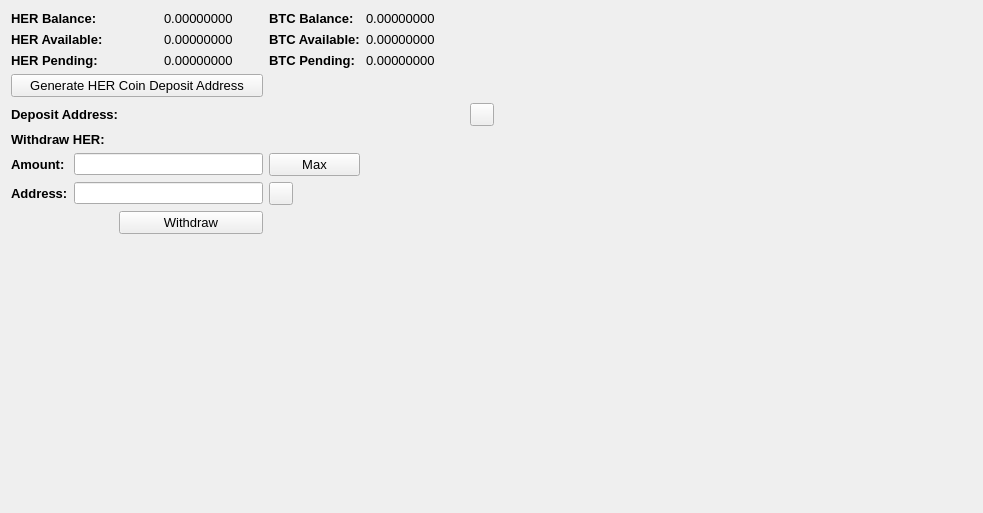
     <widget class="QWidget" name="BalanceTab">
      <attribute name="title">
       <string>Balance</string>
      </attribute>
      <layout class="QGridLayout" name="gridLayout_2">
       <item row="0" column="0" colspan="2">
        <widget class="QLabel" name="label_11">
         <property name="font">
          <font>
           <pointsize>10</pointsize>
           <weight>75</weight>
           <bold>true</bold>
          </font>
         </property>
         <property name="text">
          <string>HER Balance:</string>
         </property>
        </widget>
       </item>
       <item row="0" column="3">
        <widget class="QLabel" name="HERBalanceLabel">
         <property name="font">
          <font>
           <pointsize>10</pointsize>
          </font>
         </property>
         <property name="text">
          <string>0.00000000</string>
         </property>
         <property name="textInteractionFlags">
          <set>Qt::LinksAccessibleByMouse|Qt::TextSelectableByMouse</set>
         </property>
        </widget>
       </item>
       <item row="0" column="4">
        <widget class="QLabel" name="label_12">
         <property name="font">
          <font>
           <pointsize>10</pointsize>
           <weight>75</weight>
           <bold>true</bold>
          </font>
         </property>
         <property name="text">
          <string>BTC Balance:</string>
         </property>
        </widget>
       </item>
       <item row="0" column="5">
        <widget class="QLabel" name="BitcoinBalanceLabel">
         <property name="font">
          <font>
           <pointsize>10</pointsize>
          </font>
         </property>
         <property name="text">
          <string>0.00000000</string>
         </property>
         <property name="textInteractionFlags">
          <set>Qt::LinksAccessibleByMouse|Qt::TextSelectableByMouse</set>
         </property>
        </widget>
       </item>
       <item row="0" column="7" rowspan="10">
        <spacer name="horizontalSpacer_4">
         <property name="orientation">
          <enum>Qt::Horizontal</enum>
         </property>
         <property name="sizeHint" stdset="0">
          <size>
           <width>478</width>
           <height>488</height>
          </size>
         </property>
        </spacer>
       </item>
       <item row="1" column="0" colspan="2">
        <widget class="QLabel" name="label_13">
         <property name="font">
          <font>
           <pointsize>10</pointsize>
           <weight>75</weight>
           <bold>true</bold>
          </font>
         </property>
         <property name="text">
          <string>HER Available:</string>
         </property>
        </widget>
       </item>
       <item row="1" column="3">
        <widget class="QLabel" name="HERAvailableLabel_2">
         <property name="font">
          <font>
           <pointsize>10</pointsize>
          </font>
         </property>
         <property name="text">
          <string>0.00000000</string>
         </property>
         <property name="textInteractionFlags">
          <set>Qt::LinksAccessibleByMouse|Qt::TextSelectableByMouse</set>
         </property>
        </widget>
       </item>
       <item row="1" column="4">
        <widget class="QLabel" name="label_15">
         <property name="font">
          <font>
           <pointsize>10</pointsize>
           <weight>75</weight>
           <bold>true</bold>
          </font>
         </property>
         <property name="text">
          <string>BTC Available:</string>
         </property>
        </widget>
       </item>
       <item row="1" column="5">
        <widget class="QLabel" name="BitcoinAvailableLabel">
         <property name="font">
          <font>
           <pointsize>10</pointsize>
          </font>
         </property>
         <property name="text">
          <string>0.00000000</string>
         </property>
         <property name="textInteractionFlags">
          <set>Qt::LinksAccessibleByMouse|Qt::TextSelectableByMouse</set>
         </property>
        </widget>
       </item>
       <item row="2" column="0" colspan="2">
        <widget class="QLabel" name="label_14">
         <property name="font">
          <font>
           <pointsize>10</pointsize>
           <weight>75</weight>
           <bold>true</bold>
          </font>
         </property>
         <property name="text">
          <string>HER Pending:</string>
         </property>
        </widget>
       </item>
       <item row="2" column="3">
        <widget class="QLabel" name="HERPendingLabel">
         <property name="font">
          <font>
           <pointsize>10</pointsize>
          </font>
         </property>
         <property name="text">
          <string>0.00000000</string>
         </property>
         <property name="textInteractionFlags">
          <set>Qt::LinksAccessibleByMouse|Qt::TextSelectableByMouse</set>
         </property>
        </widget>
       </item>
       <item row="2" column="4">
        <widget class="QLabel" name="label_31">
         <property name="font">
          <font>
           <pointsize>10</pointsize>
           <weight>75</weight>
           <bold>true</bold>
          </font>
         </property>
         <property name="text">
          <string>BTC Pending:</string>
         </property>
        </widget>
       </item>
       <item row="2" column="5">
        <widget class="QLabel" name="BitcoinPendingLabel">
         <property name="font">
          <font>
           <pointsize>10</pointsize>
          </font>
         </property>
         <property name="text">
          <string>0.00000000</string>
         </property>
         <property name="textInteractionFlags">
          <set>Qt::LinksAccessibleByMouse|Qt::TextSelectableByMouse</set>
         </property>
        </widget>
       </item>
       <item row="3" column="0" colspan="4">
        <widget class="QPushButton" name="GenDepositBTN">
         <property name="font">
          <font>
           <pointsize>10</pointsize>
          </font>
         </property>
         <property name="text">
          <string>Generate HER Coin Deposit Address</string>
         </property>
        </widget>
       </item>
       <item row="4" column="0" colspan="3">
        <widget class="QLabel" name="label_33">
         <property name="font">
          <font>
           <pointsize>10</pointsize>
           <weight>75</weight>
           <bold>true</bold>
          </font>
         </property>
         <property name="text">
          <string>Deposit Address:</string>
         </property>
        </widget>
       </item>
       <item row="4" column="3" colspan="3">
        <widget class="QLabel" name="DepositAddressLabel">
         <property name="minimumSize">
          <size>
           <width>300</width>
           <height>0</height>
          </size>
         </property>
         <property name="palette">
          <palette>
           <active>
            <colorrole role="WindowText">
             <brush brushstyle="SolidPattern">
              <color alpha="255">
               <red>0</red>
               <green>0</green>
               <blue>0</blue>
              </color>
             </brush>
            </colorrole>
            <colorrole role="Text">
             <brush brushstyle="SolidPattern">
              <color alpha="255">
               <red>0</red>
               <green>0</green>
               <blue>255</blue>
              </color>
             </brush>
            </colorrole>
           </active>
           <inactive>
            <colorrole role="WindowText">
             <brush brushstyle="SolidPattern">
              <color alpha="255">
               <red>0</red>
               <green>0</green>
               <blue>0</blue>
              </color>
             </brush>
            </colorrole>
            <colorrole role="Text">
             <brush brushstyle="SolidPattern">
              <color alpha="255">
               <red>0</red>
               <green>0</green>
               <blue>255</blue>
              </color>
             </brush>
            </colorrole>
           </inactive>
           <disabled>
            <colorrole role="WindowText">
             <brush brushstyle="SolidPattern">
              <color alpha="255">
               <red>120</red>
               <green>120</green>
               <blue>120</blue>
              </color>
             </brush>
            </colorrole>
            <colorrole role="Text">
             <brush brushstyle="SolidPattern">
              <color alpha="255">
               <red>120</red>
               <green>120</green>
               <blue>120</blue>
              </color>
             </brush>
            </colorrole>
           </disabled>
          </palette>
         </property>
         <property name="font">
          <font>
           <pointsize>10</pointsize>
           <weight>75</weight>
           <bold>true</bold>
          </font>
         </property>
         <property name="text">
          <string/>
         </property>
         <property name="alignment">
          <set>Qt::AlignRight|Qt::AlignTrailing|Qt::AlignVCenter</set>
         </property>
         <property name="textInteractionFlags">
          <set>Qt::LinksAccessibleByMouse|Qt::TextSelectableByKeyboard|Qt::TextSelectableByMouse</set>
         </property>
        </widget>
       </item>
       <item row="4" column="6">
        <widget class="QToolButton" name="DepositCopyButton">
         <property name="toolTip">
          <string>Copy to clipboard</string>
         </property>
         <property name="text">
          <string/>
         </property>
         <property name="icon">
          <iconset resource="../bitcoin.qrc">
           <normaloff>:/icons/editcopy</normaloff>:/icons/editcopy</iconset>
         </property>
         <property name="shortcut">
          <string>Alt+P</string>
         </property>
        </widget>
       </item>
       <item row="5" column="0" colspan="2">
        <widget class="QLabel" name="label_34">
         <property name="font">
          <font>
           <pointsize>10</pointsize>
           <weight>75</weight>
           <bold>true</bold>
          </font>
         </property>
         <property name="text">
          <string>Withdraw HER:</string>
         </property>
        </widget>
       </item>
       <item row="6" column="0">
        <widget class="QLabel" name="label_26">
         <property name="font">
          <font>
           <pointsize>10</pointsize>
           <weight>75</weight>
           <bold>true</bold>
          </font>
         </property>
         <property name="text">
          <string>Amount:</string>
         </property>
        </widget>
       </item>
       <item row="6" column="1" colspan="3">
        <widget class="QLineEdit" name="WithdrawUnitsInput">
         <property name="font">
          <font>
           <pointsize>9</pointsize>
           <weight>75</weight>
           <bold>true</bold>
          </font>
         </property>
         <property name="text">
          <string/>
         </property>
        </widget>
       </item>
       <item row="6" column="4">
        <widget class="QPushButton" name="Withdraw_Max_Amount">
         <property name="font">
          <font>
           <pointsize>10</pointsize>
          </font>
         </property>
         <property name="text">
          <string>Max</string>
         </property>
        </widget>
       </item>
       <item row="7" column="0">
        <widget class="QLabel" name="label_10">
         <property name="font">
          <font>
           <pointsize>10</pointsize>
           <weight>75</weight>
           <bold>true</bold>
          </font>
         </property>
         <property name="text">
          <string>Address:</string>
         </property>
        </widget>
       </item>
       <item row="7" column="1" colspan="3">
        <widget class="QLineEdit" name="WithdrawAddress">
         <property name="font">
          <font>
           <pointsize>9</pointsize>
           <weight>75</weight>
           <bold>true</bold>
          </font>
         </property>
        </widget>
       </item>
       <item row="7" column="4">
        <widget class="QToolButton" name="WithdrawPasteButton">
         <property name="toolTip">
          <string>Paste from clipboard</string>
         </property>
         <property name="text">
          <string/>
         </property>
         <property name="icon">
          <iconset resource="../bitcoin.qrc">
           <normaloff>:/icons/editpaste</normaloff>:/icons/editpaste</iconset>
         </property>
         <property name="shortcut">
          <string>Alt+P</string>
         </property>
        </widget>
       </item>
       <item row="8" column="2" colspan="2">
        <widget class="QPushButton" name="WithdrawUnitsBtn">
         <property name="font">
          <font>
           <pointsize>10</pointsize>
          </font>
         </property>
         <property name="text">
          <string>Withdraw</string>
         </property>
        </widget>
       </item>
       <item row="9" column="0" colspan="6">
        <spacer name="verticalSpacer">
         <property name="orientation">
          <enum>Qt::Vertical</enum>
         </property>
         <property name="sizeHint" stdset="0">
          <size>
           <width>428</width>
           <height>262</height>
          </size>
         </property>
        </spacer>
       </item>
      </layout>
      <zorder>label_31</zorder>
      <zorder>label_15</zorder>
      <zorder>label_12</zorder>
      <zorder>label_14</zorder>
      <zorder>label_13</zorder>
      <zorder>label_11</zorder>
      <zorder>BitcoinBalanceLabel</zorder>
      <zorder>HERBalanceLabel</zorder>
      <zorder>HERAvailableLabel_2</zorder>
      <zorder>HERPendingLabel</zorder>
      <zorder>BitcoinAvailableLabel</zorder>
      <zorder>BitcoinPendingLabel</zorder>
      <zorder>label_33</zorder>
      <zorder>GenDepositBTN</zorder>
      <zorder>DepositAddressLabel</zorder>
      <zorder>Withdraw_Max_Amount</zorder>
      <zorder>label_34</zorder>
      <zorder>WithdrawUnitsInput</zorder>
      <zorder>label_10</zorder>
      <zorder>label_26</zorder>
      <zorder>WithdrawAddress</zorder>
      <zorder>WithdrawUnitsBtn</zorder>
      <zorder>horizontalSpacer_4</zorder>
      <zorder>verticalSpacer</zorder>
      <zorder>WithdrawPasteButton</zorder>
      <zorder>DepositCopyButton</zorder>
     </widget>
